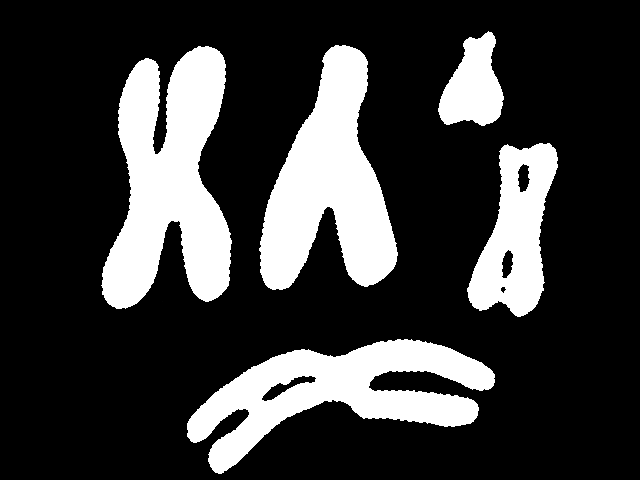
//> input picture tp06/tp06/input/image1.png, 640 x 480 px
$ ./morpho ../input/image1.png   (built with g++ and OpenCV 4)
//> lines starting //> are read from the running program, lines starting //| are printed output that depends on the picture; after the words box and inside, x2 and y2 are one past the last pixel; in counts of white or black regions, pixels touching at a corner belong together
#include <opencv2/core/core.hpp>
#include <opencv2/highgui/highgui.hpp>
#include <opencv2/imgproc.hpp>

#include <iostream>


//////////////////////////////////////////////////////////////////////////////////////////////////
int main(int argc, char ** argv)
{
  // check arguments
  if(argc != 2){
    std::cout << "usage: " << argv[0] << " image" << std::endl;
    return -1;
  }

  // load the input image
  std::cout << "load image ..." << std::endl;
  cv::Mat image = cv::imread(argv[1]);
//> image is the input picture: 480 rows x 640 cols, CV_8UC3; min 0, max 255, mean 58.1
  if(image.empty()){
    std::cout << "error loading " << argv[1] << std::endl;
    return -1;
  }
  std::cout << "image size : " << image.cols << " x " << image.rows << std::endl;
//| image size : 640 x 480

  // convert to gray scale
  cv::cvtColor(image, image, cv::COLOR_RGB2GRAY);
//> image: 480 rows x 640 cols, CV_8UC1


  // do something here ...
  const unsigned int size = 15;

  // Exercice 1
  cv::Mat structuringElement = cv::getStructuringElement(cv::MORPH_RECT, cv::Size(5,5));
  cv::Mat structuringElement2 = cv::getStructuringElement(cv::MORPH_ELLIPSE, cv::Size(5,5));
  cv::Mat structuringElement3 = cv::getStructuringElement(cv::MORPH_CROSS, cv::Size(5,5));

  cv::Mat rect_dilate;
  cv::dilate( image, rect_dilate, structuringElement );
  cv::Mat rect_erode;
  cv::erode(image,rect_erode,structuringElement);
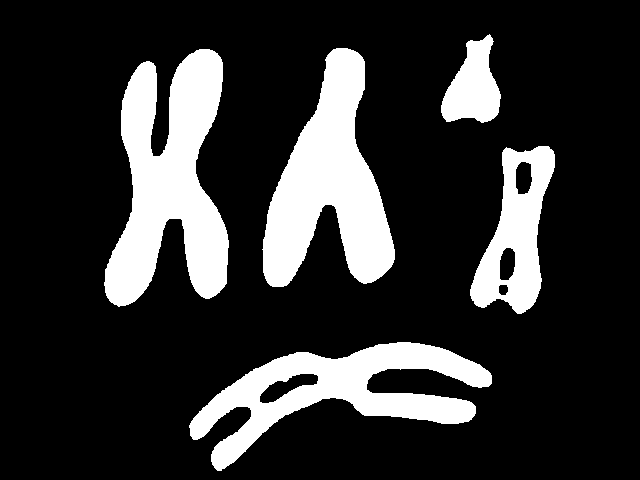
//> rect_erode: 480 rows x 640 cols, CV_8UC1; min 0, max 255, mean 49.7


  cv::Mat elip_dilate;
  cv::dilate( image, elip_dilate, structuringElement2 );
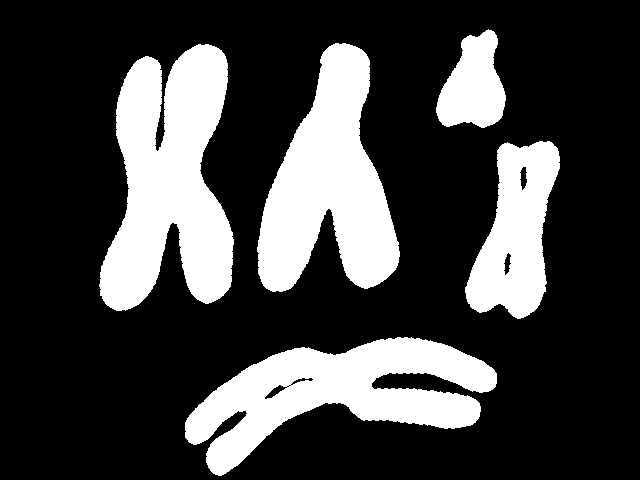
//> elip_dilate: 480 rows x 640 cols, CV_8UC1; min 0, max 255, mean 65
  cv::Mat elip_erode;
  cv::erode(image,elip_erode,structuringElement2);
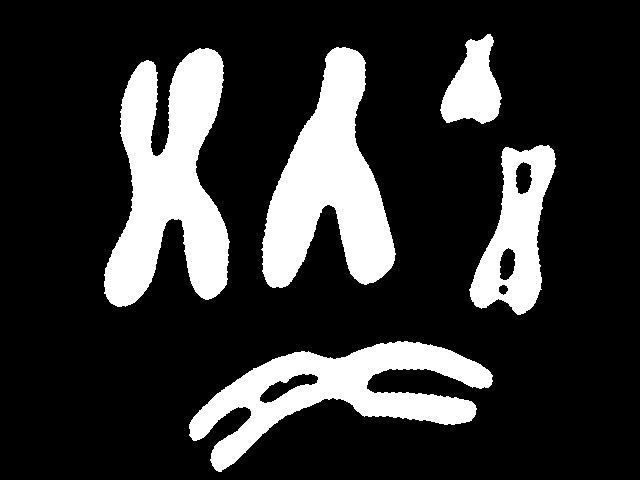
//> elip_erode: 480 rows x 640 cols, CV_8UC1; min 0, max 255, mean 51.3

  cv::Mat c_dilate;
  cv::dilate( image, c_dilate, structuringElement3 );
  cv::Mat c_erode;
  cv::erode(image,c_erode,structuringElement3);

  //Exercice 2
  cv::Mat morpho_ex_r;
  cv::morphologyEx(image,morpho_ex_r,cv::MORPH_OPEN,structuringElement);
  cv::Mat morpho_ex_e;
  cv::morphologyEx(image,morpho_ex_e,cv::MORPH_OPEN,structuringElement2);
  cv::Mat morpho_ex_c;
  cv::morphologyEx(image,morpho_ex_c,cv::MORPH_OPEN,structuringElement3);

  cv::Mat morphc_ex_r;
  cv::morphologyEx(image,morphc_ex_r,cv::MORPH_CLOSE,structuringElement);
  cv::Mat morphc_ex_e;
  cv::morphologyEx(image,morphc_ex_e,cv::MORPH_CLOSE,structuringElement2);
  cv::Mat morphc_ex_c;
  cv::morphologyEx(image,morphc_ex_c,cv::MORPH_CLOSE,structuringElement3);

  //Exercice 3
  cv::Mat ex3;
  cv::Mat structuringElementex3 = cv::getStructuringElement(cv::MORPH_ELLIPSE, cv::Size(18,18));
  cv::morphologyEx(image,ex3,cv::MORPH_CLOSE,structuringElementex3);
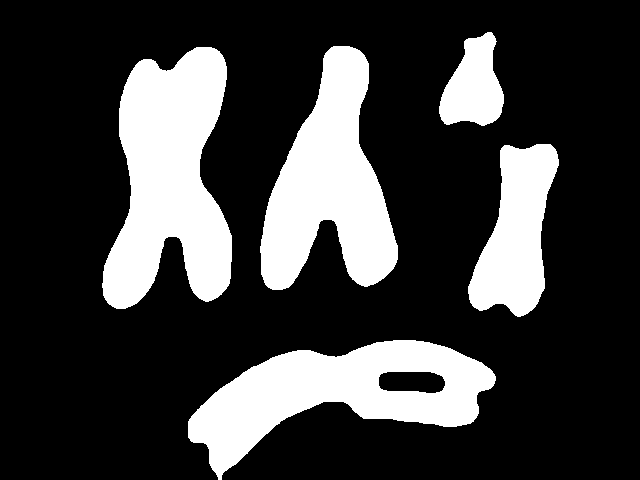
//> ex3: 480 rows x 640 cols, CV_8UC1; min 0, max 255, mean 61.2

  //Exercice 4

  cv::Mat ex4 = ex3-image;
  cv::Mat structuringElementex4 = cv::getStructuringElement(cv::MORPH_ELLIPSE, cv::Size(10,10));
  cv::morphologyEx(ex4,ex4,cv::MORPH_OPEN,structuringElementex4);
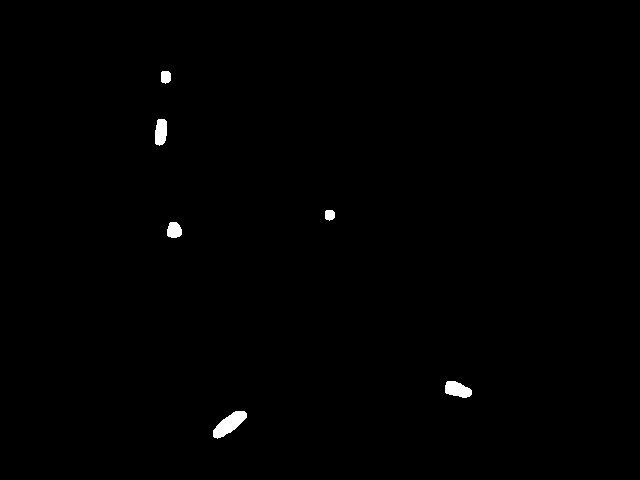
//> ex4: 480 rows x 640 cols, CV_8UC1; 0.49% white; 6 white regions, box (x1, y1, x2, y2) and area: (213, 411, 247, 439) 488, (445, 381, 472, 398) 329, (155, 119, 167, 146) 275, (167, 222, 182, 238) 197, (161, 71, 171, 84) 113, (325, 210, 335, 221) 93


  cv::Mat test;
  cv::Mat structuringElementext = cv::getStructuringElement(cv::MORPH_ELLIPSE, cv::Size(25,65));
  cv::morphologyEx(image,test,cv::MORPH_CLOSE,structuringElementext);
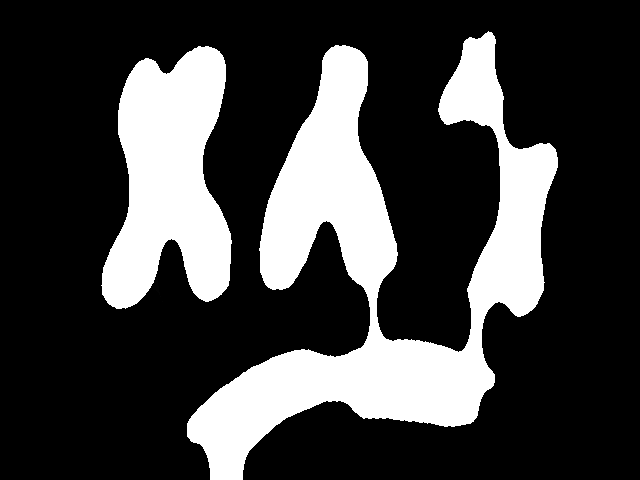
//> test: 480 rows x 640 cols, CV_8UC1; min 0, max 255, mean 64.5
  cv::Mat ex5 = test-ex3;
  cv::Mat structuringElementext2 = cv::getStructuringElement(cv::MORPH_ELLIPSE, cv::Size(15,15));
  cv::morphologyEx(ex5,ex5,cv::MORPH_OPEN,structuringElementext2);
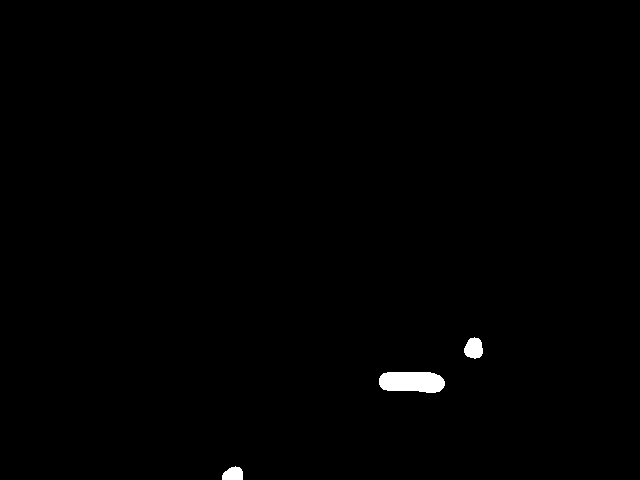
//> ex5: 480 rows x 640 cols, CV_8UC1; 0.57% white; 3 white regions, box (x1, y1, x2, y2) and area: (379, 372, 445, 393) 1188, (464, 337, 483, 359) 315, (222, 466, 243, 480) 233


  // display everything
  cv::imshow("image", image);
  //cv::waitKey();
  // cv::imshow("ouverture R",morpho_ex_r);
  // cv::imshow("ouverture E",morpho_ex_e);
  // cv::imshow("ouverture C",morpho_ex_c);

  // cv::imshow("fermeture R",morphc_ex_r);
  // cv::imshow("fermeture E",morphc_ex_e);
  // cv::imshow("fermeture C",morphc_ex_c);
  // cv::imshow("rect dilate", rect_dilate);
  // cv::imshow("rect erode", rect_erode);  cv::imshow("ex3",ex3);

  // cv::imshow("elip dilate", elip_dilate);
  // cv::imshow("elip erode", elip_erode);
  // cv::imshow("cross dilate", c_dilate);
  // cv::imshow("cross erode", c_erode);

  // cv::imshow("ouverture R",morpho_ex_r);
  // cv::imshow("ouverture E",morpho_ex_e);
  // cv::imshow("ouverture C",morpho_ex_c);

  // cv::imshow("fermeture R",morphc_ex_r);
  // cv::imshow("fermeture E",morphc_ex_e);
  // cv::imshow("fermeture C",morphc_ex_c);
  cv::imshow("ex3",ex3);
  cv::imshow("ex4",ex4);
  cv::imshow("ex5",ex5);
  cv::waitKey();

  return 0;
}
